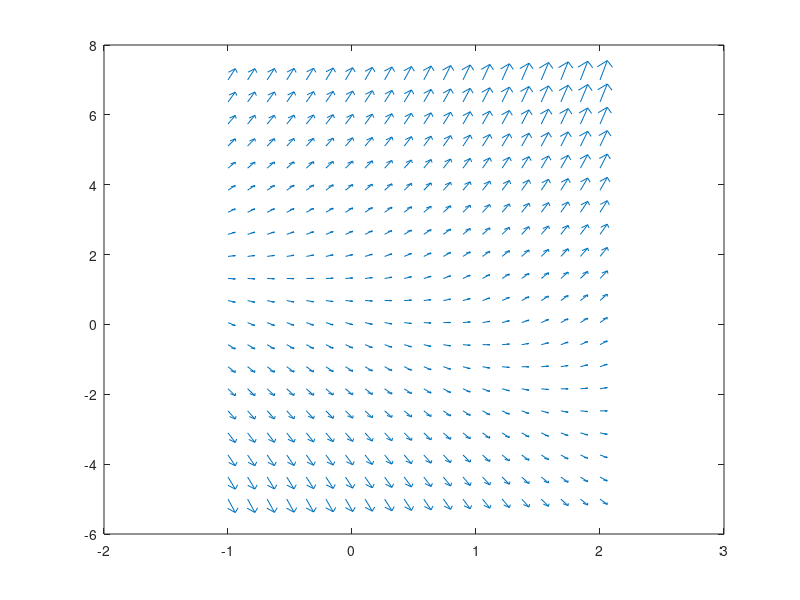

This chart was generated by the following MATLAB code: (Note: this script raises an error after producing the figure.)
clear ;
clf ;
close ;

f = @(t,y) y + t - cos(t) ;



tb = linspace(-1,2,20);
yb = linspace(-5,7,20);
[T, Y] = meshgrid(tb, yb) ;

dY = f(T,Y) ;
dT = ones(size(dY)) ;

quiver(T,Y, dT, dY) ;

% y(-1)=0
syms y(t) ;
egyenlet = diff(y,t) == y + t - cos(t) ;
sol1 = matlabFunction( dsolve(egyenlet, y(-1) == 0) );

sol1 

xx = linspace(-1,2) ;

hold on ;
plot(xx, sol1(xx))


axis square